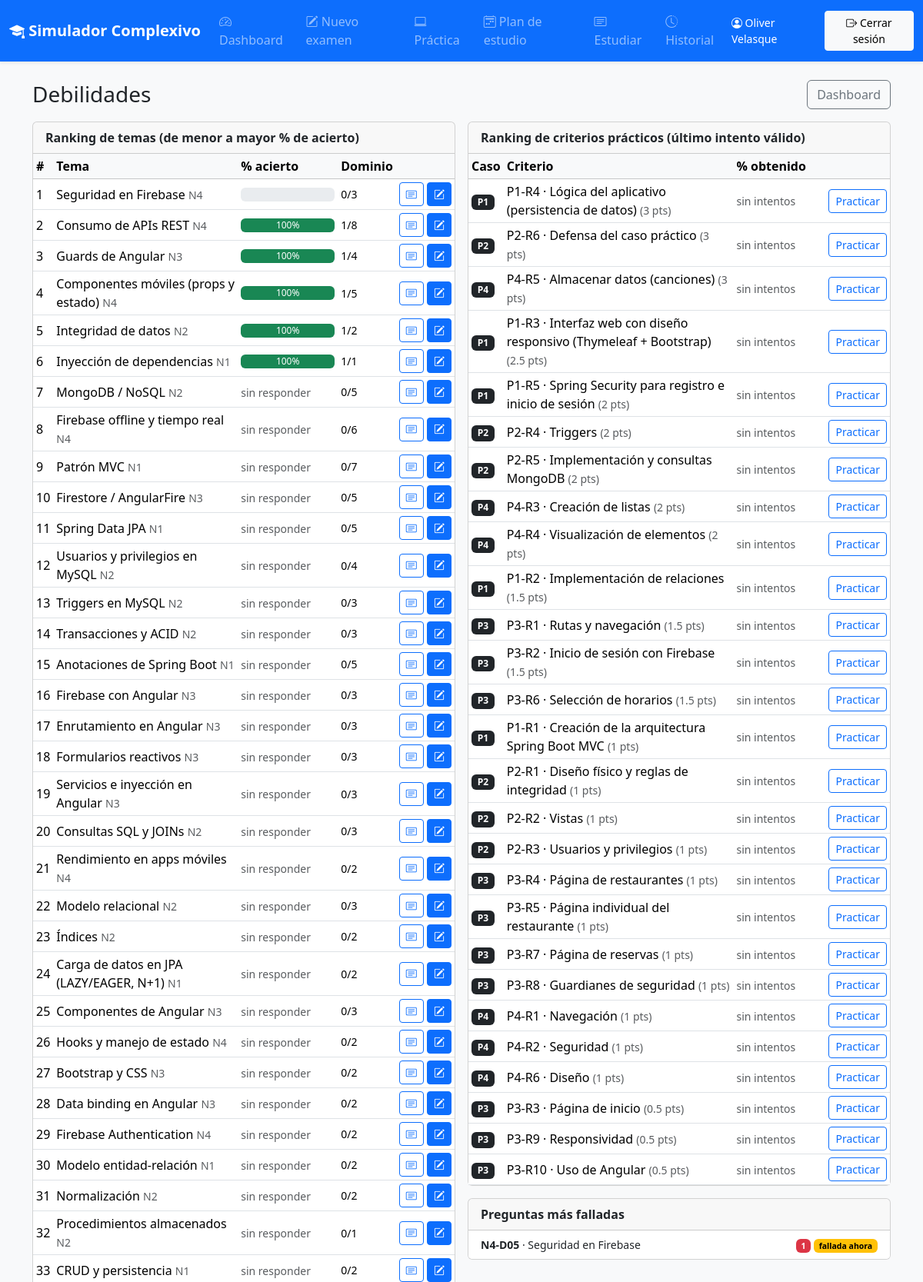
Page /dashboard/debilidades (signed in, upper part) on the committed database.
### models.py (models this page shows, shortened)
class Usuario(UserMixin, db.Model):
    __tablename__ = "usuarios"
    id = db.Column(db.Integer, primary_key=True)
    nombre_completo = db.Column(db.String(120), nullable=False)
    email = db.Column(db.String(120), unique=True, index=True, nullable=False)
    password_hash = db.Column(db.String(255), nullable=False)
    fecha_registro = db.Column(db.DateTime, default=ahora, nullable=False)
    intentos = db.relationship("Intento", back_populates="usuario", cascade="all, delete-orphan")
    intentos_practicos = db.relationship(
        "IntentoPractico", back_populates="usuario", cascade="all, delete-orphan"
    )
    repasos_defensa = db.relationship(
        "RepasoDefensa", back_populates="usuario", cascade="all, delete-orphan"
    )
    repasos_tarjeta = db.relationship(
        "RepasoTarjeta", back_populates="usuario", cascade="all, delete-orphan"
    )
    planes = db.relationship("PlanEstudio", back_populates="usuario", cascade="all, delete-orphan")
    veredictos = db.relationship(
        "VeredictoDiario", back_populates="usuario", cascade="all, delete-orphan"
    )
    @property
    def plan_activo(self):
        return PlanEstudio.query.filter_by(usuario_id=self.id, activo=True).first()

class Pregunta(db.Model):
    __tablename__ = "preguntas"
    id = db.Column(db.Integer, primary_key=True)
    codigo = db.Column(db.String(20), unique=True, nullable=False)
    nucleo = db.Column(db.Integer, nullable=False, index=True)
    nivel = db.Column(db.String(10), nullable=False, index=True)
    tema = db.Column(db.String(80), nullable=False)
    tema_slug = db.Column(db.String(100), nullable=False, index=True)
    enunciado = db.Column(db.Text, nullable=False)
    opciones = db.Column(db.JSON, nullable=False)
    correcta = db.Column(db.Integer, nullable=False)

class CasoPractico(db.Model):
    __tablename__ = "casos_practicos"
    id = db.Column(db.Integer, primary_key=True)
    codigo = db.Column(db.String(5), unique=True, nullable=False)
    nucleo = db.Column(db.Integer, nullable=False)
    titulo = db.Column(db.String(200), nullable=False)
    tecnologia = db.Column(db.String(300), nullable=False)
    tiempo_sugerido_min = db.Column(db.Integer, nullable=False)
    enunciado = db.Column(db.Text, nullable=False)
    rubrica = db.Column(db.JSON, nullable=False)
    defensa = db.Column(db.JSON, nullable=False)
    ambiguedades = db.Column(db.JSON, nullable=False)
    recursos = db.Column(db.JSON, nullable=False)

### blueprints/dashboard.py (the view)
@bp.route("/debilidades")
@login_required
def debilidades():
    params = estadisticas.parametros_examen(current_user)
    resumen = estadisticas.resumen_teoria(current_user.id)
    filas_casos = srv_practica.resumen_casos(current_user.id, params["nota_minima"])
    return render_template(
        "dashboard/debilidades.html",
        temas=resumen.temas_mas_debiles(limite=None),
        criterios=srv_practica.criterios_mas_debiles(filas_casos, incluir_sin_datos=True),
        ranking=resumen.ranking_fallos(),
        nota_pie=estadisticas.NOTA_PIE_PORCENTAJES,
        nombres_nucleo=config.NOMBRES_NUCLEO,
    )

### app.py (called while the page is built)
def _registrar_contexto(app):
    from blueprints.plan import ETIQUETAS_FASE, ETIQUETAS_TIPO
    @app.context_processor
    def contexto_global():
        return {
            "cfg": config,
            "etiquetas_fase": ETIQUETAS_FASE,
            "etiquetas_tipo": ETIQUETAS_TIPO,
            "anio_actual": date.today().year,
        }

### models.py (called while the page is built)
@login_manager.user_loader
def cargar_usuario(user_id):
    return db.session.get(Usuario, int(user_id))

### servicios/estadisticas.py (called while the page is built, shortened)
def parametros_examen(usuario):
    plan = usuario.plan_activo if usuario is not None else None
    fecha = None
    if config.FECHA_EXAMEN:
        try:
            fecha = date.fromisoformat(config.FECHA_EXAMEN)
        except ValueError:
            fecha = None
    return {
        "nota_minima": config.NOTA_MINIMA_APROBACION,
        "peso_teoria": config.PESO_TEORIA,
        "peso_practica": config.PESO_PRACTICA,
        "fecha_examen": fecha,
        "plan": None,
    }

def historial_respuestas(usuario_id):
    filas = (
        db.session.query(
            Respuesta.pregunta_id,
            Respuesta.opcion_elegida,
            Respuesta.es_correcta,
            Respuesta.intento_id,
            Intento.fecha_fin,
        )
        .join(Intento, Respuesta.intento_id == Intento.id)
        .filter(Intento.usuario_id == usuario_id, Intento.completado.is_(True))
        .order_by(Intento.fecha_fin.desc(), Intento.id.desc())
        .all()
    )
    historial = defaultdict(list)
    for fila in filas:
        historial[fila.pregunta_id].append(fila)
    return historial

def _estado_desde_historial(filas):
    estado = EstadoPregunta()
    if not filas:
        return estado
    ultima = filas[0]
    if ultima.opcion_elegida is None:
        estado.ultima = "blanco"
    else:
        estado.ultima = "correcta" if ultima.es_correcta else "incorrecta"
    for fila in filas:
        if fila.opcion_elegida is None:
            continue
        estado.respondidas += 1
        if fila.es_correcta:
            estado.aciertos += 1
        else:
            estado.fallos += 1
    estado.respondida = estado.respondidas > 0
    estado.dominada_estable = len(filas) >= 2 and all(
        f.opcion_elegida is not None and f.es_correcta for f in filas[:2]
    )
    return estado

def peso_pregunta(pregunta):
    return config.FACTOR_NIVEL.get(pregunta.nivel, 1.0) * config.FACTOR_NUCLEO.get(pregunta.nucleo, 1.0)

    @property
    def fallada(self):
        return self.ultima == "incorrecta"

### templates/dashboard/debilidades.html (shortened to what this page needs)
{% extends "base.html" %}
{% from "_macros.html" import barra %}
{% block contenido %}
<div class="d-flex justify-content-between align-items-center mb-3">
  <h1 class="h3 mb-0">Debilidades</h1>
  <a class="btn btn-outline-secondary" href="{{ url_for('dashboard.index') }}">Dashboard</a>
</div>
<div class="row g-3">
  <div class="col-12 col-xl-6">
    <div class="card mb-3">
      <div class="card-header fw-semibold">Ranking de temas (de menor a mayor % de acierto)</div>
      <div class="table-responsive">
        <table class="table table-sm align-middle mb-0">
          <thead class="table-light"><tr><th>#</th><th>Tema</th><th style="min-width: 130px">% acierto</th><th>Dominio</th><th></th></tr></thead>
          <tbody>
            {% for t in temas %}
            <tr>
              <td>{{ loop.index }}</td>
              <td>{{ t.nombre }} <small class="text-muted">N{{ t.nucleo }}</small></td>
              <td>{% if t.pct is none %}<span class="small text-muted">sin responder</span>{% else %}{{ barra(t.pct, "success" if t.pct >= 70 else ("warning" if t.pct >= 50 else "danger")) }}{% endif %}</td>
              <td class="small">{{ t.dominadas }}/{{ t.total }}</td>
              <td class="text-end text-nowrap">
                <a class="btn btn-sm btn-outline-primary" href="{{ url_for('estudio.tema', slug=t.slug) }}" title="Estudiar tarjetas"><i class="bi bi-card-text"></i></a>
                <a class="btn btn-sm btn-primary" href="{{ url_for('examen.configurar', modo='tema', tema=t.slug) }}" title="Practicar tema"><i class="bi bi-pencil-square"></i></a>
              </td>
            </tr>
            {% endfor %}
          </tbody>
        </table>
      </div>
    </div>
  </div>
  <div class="col-12 col-xl-6">
    <div class="card mb-3">
      <div class="card-header fw-semibold">Ranking de criterios prácticos (último intento válido)</div>
      <div class="table-responsive">
        <table class="table table-sm align-middle mb-0">
          <thead class="table-light"><tr><th>Caso</th><th>Criterio</th><th style="min-width: 120px">% obtenido</th><th></th></tr></thead>
          <tbody>
            {% for caso, criterio, pct in criterios %}
            <tr>
              <td><span class="badge text-bg-dark">{{ caso.codigo }}</span></td>
              <td>{{ criterio.id }} · {{ criterio.criterio }} <small class="text-muted">({{ "%g"|format(criterio.puntaje) }} pts)</small></td>
              <td>{% if pct is none %}<span class="small text-muted">sin intentos</span>{% else %}{{ barra(pct, "success" if pct >= 70 else ("warning" if pct >= 50 else "danger")) }}{% endif %}</td>
              <td class="text-end"><a class="btn btn-sm btn-outline-primary text-nowrap" href="{{ url_for('practica.caso', codigo=caso.codigo, criterio=criterio.id) }}">Practicar</a></td>
            </tr>
            {% endfor %}
          </tbody>
        </table>
      </div>
    </div>
    <div class="card mb-3">
      <div class="card-header fw-semibold">Preguntas más falladas</div>
      {% if ranking %}
      <ul class="list-group list-group-flush small">
        {% for p, e in ranking %}
        <li class="list-group-item d-flex justify-content-between gap-2">
          <span><strong>{{ p.codigo }}</strong> · {{ p.tema }}</span>
          <span class="text-nowrap"><span class="badge text-bg-danger">{{ e.fallos }}</span>
            {% if e.fallada %}<span class="badge text-bg-warning">fallada ahora</span>{% else %}<span class="badge text-bg-success">ya acertada</span>{% endif %}</span>
        </li>
        {% endfor %}
      </ul>
      {% else %}<div class="card-body small text-muted">Sin fallos registrados.</div>{% endif %}
    </div>
  </div>
</div>
{% endblock %}

### templates/base.html (shortened to what this page needs)
<!doctype html>
<html lang="es" data-bs-theme="light">
<head>
  <link rel="stylesheet" href="https://cdn.jsdelivr.net/npm/bootstrap@5.3.3/dist/css/bootstrap.min.css">
  <link rel="stylesheet" href="https://cdn.jsdelivr.net/npm/bootstrap-icons@1.11.3/font/bootstrap-icons.min.css">
  <link rel="stylesheet" href="{{ url_for('static', filename='css/estilos.css') }}">
</head>
<body class="d-flex flex-column min-vh-100 bg-body-tertiary">
<nav class="navbar navbar-expand-lg navbar-dark bg-primary shadow-sm sticky-top">
  <div class="container-fluid">
    <a class="navbar-brand fw-semibold" href="{{ url_for('inicio') }}"><i class="bi bi-mortarboard-fill"></i> Simulador Complexivo</a>
    {% if current_user.is_authenticated %}
    <div class="collapse navbar-collapse" id="menu-principal">
      {% set ruta = request.endpoint or "" %}
      <ul class="navbar-nav me-auto">
        <li class="nav-item"><a class="nav-link {% if ruta.startswith('dashboard.index') %}active{% endif %}" href="{{ url_for('dashboard.index') }}"><i class="bi bi-speedometer2"></i> Dashboard</a></li>
        <li class="nav-item"><a class="nav-link {% if ruta.startswith('examen.') %}active{% endif %}" href="{{ url_for('examen.configurar') }}"><i class="bi bi-pencil-square"></i> Nuevo examen</a></li>
        <li class="nav-item"><a class="nav-link {% if ruta.startswith('practica.') %}active{% endif %}" href="{{ url_for('practica.index') }}"><i class="bi bi-laptop"></i> Práctica</a></li>
        <li class="nav-item"><a class="nav-link {% if ruta.startswith('plan.') %}active{% endif %}" href="{{ url_for('plan.index') }}"><i class="bi bi-calendar2-week"></i> Plan de estudio</a></li>
        <li class="nav-item"><a class="nav-link {% if ruta.startswith('estudio.') %}active{% endif %}" href="{{ url_for('estudio.index') }}"><i class="bi bi-card-text"></i> Estudiar</a></li>
        <li class="nav-item"><a class="nav-link {% if ruta == 'dashboard.historial' %}active{% endif %}" href="{{ url_for('dashboard.historial') }}"><i class="bi bi-clock-history"></i> Historial</a></li>
      </ul>
      <div class="d-flex align-items-center gap-2">
        <span class="navbar-text text-white small"><i class="bi bi-person-circle"></i> {{ current_user.nombre_completo }}</span>
        <form method="post" action="{{ url_for('auth.logout') }}" class="m-0">
          <button type="submit" class="btn btn-sm btn-light" id="btn-cerrar-sesion"><i class="bi bi-box-arrow-right"></i> Cerrar sesión</button>
        </form>
      </div>
    </div>
    {% else %}
    <div class="d-flex gap-2">
      <a class="btn btn-sm btn-outline-light" href="{{ url_for('auth.login') }}">Iniciar sesión</a>
      <a class="btn btn-sm btn-light" href="{{ url_for('auth.registro') }}">Registrarse</a>
    </div>
    {% endif %}
  </div>
</nav>
<main class="container-lg py-4 flex-grow-1">
  {% block contenido %}{% endblock %}
</main>
</body>
</html>

### templates/_macros.html (shortened to what this page needs)
{% macro barra(pct, color="primary", alto=18, etiqueta=true) %}
  <div class="progress" role="progressbar" style="height: {{ alto }}px"
       aria-valuenow="{{ pct or 0 }}" aria-valuemin="0" aria-valuemax="100">
    <div class="progress-bar bg-{{ color }}" style="width: {{ pct or 0 }}%">
      {% if etiqueta and pct is not none %}{{ "%.0f"|format(pct) }}%{% endif %}
    </div>
  </div>
{% endmacro %}

### rows in the picture
Usuario: nombre_completo "Oliver Velasque"
Pregunta: nombre "Seguridad en Firebase", nucleo "4", {{ alto }} 18 (drawn), dominadas "0", total "3"
Pregunta: nombre "Consumo de APIs REST", nucleo "4", {{ alto }} 18 (drawn), {{ pct or 0 }} 100.0 (drawn), pct "100", dominadas "1", total "8"
Pregunta: nombre "Guards de Angular", nucleo "3", {{ alto }} 18 (drawn), {{ pct or 0 }} 100.0 (drawn), pct "100", dominadas "1", total "4"
Pregunta: nombre "Componentes móviles (props y estado)", nucleo "4", {{ alto }} 18 (drawn), {{ pct or 0 }} 100.0 (drawn), pct "100", dominadas "1", total "5"
Pregunta: nombre "Integridad de datos", nucleo "2", {{ alto }} 18 (drawn), {{ pct or 0 }} 100.0 (drawn), pct "100", dominadas "1", total "2"
Pregunta: nombre "Inyección de dependencias", nucleo "1", {{ alto }} 18 (drawn), {{ pct or 0 }} 100.0 (drawn), pct "100", dominadas "1", total "1"
Pregunta: nombre "MongoDB / NoSQL", nucleo "2", shows "sin responder", dominadas "0", total "5"
Pregunta: nombre "Firebase offline y tiempo real", nucleo "4", shows "sin responder", dominadas "0", total "6"
Pregunta: nombre "Patrón MVC", nucleo "1", shows "sin responder", dominadas "0", total "7"
Pregunta: nombre "Firestore / AngularFire", nucleo "3", shows "sin responder", dominadas "0", total "5"
Pregunta: nombre "Spring Data JPA", nucleo "1", shows "sin responder", dominadas "0", total "5"
Pregunta: nombre "Usuarios y privilegios en MySQL", nucleo "2", shows "sin responder", dominadas "0", total "4"
Pregunta: nombre "Triggers en MySQL", nucleo "2", shows "sin responder", dominadas "0", total "3"
Pregunta: nombre "Transacciones y ACID", nucleo "2", shows "sin responder", dominadas "0", total "3"
Pregunta: nombre "Anotaciones de Spring Boot", nucleo "1", shows "sin responder", dominadas "0", total "5"
Pregunta: nombre "Firebase con Angular", nucleo "3", shows "sin responder", dominadas "0", total "3"
Pregunta: nombre "Enrutamiento en Angular", nucleo "3", shows "sin responder", dominadas "0", total "3"
Pregunta: nombre "Formularios reactivos", nucleo "3", shows "sin responder", dominadas "0", total "3"
Pregunta: nombre "Servicios e inyección en Angular", nucleo "3", shows "sin responder", dominadas "0", total "3"
Pregunta: nombre "Consultas SQL y JOINs", nucleo "2", shows "sin responder", dominadas "0", total "3"
Pregunta: nombre "Rendimiento en apps móviles", nucleo "4", shows "sin responder", dominadas "0", total "2"
Pregunta: nombre "Modelo relacional", nucleo "2", shows "sin responder", dominadas "0", total "3"
Pregunta: nombre "Índices", nucleo "2", shows "sin responder", dominadas "0", total "2"
Pregunta: nombre "Carga de datos en JPA (LAZY/EAGER, N+1)", nucleo "1", shows "sin responder", dominadas "0", total "2"
Pregunta: nombre "Componentes de Angular", nucleo "3", shows "sin responder", dominadas "0", total "3"
Pregunta: nombre "Hooks y manejo de estado", nucleo "4", shows "sin responder", dominadas "0", total "2"
Pregunta: nombre "Bootstrap y CSS", nucleo "3", shows "sin responder", dominadas "0", total "2"
Pregunta: nombre "Data binding en Angular", nucleo "3", shows "sin responder", dominadas "0", total "2"
Pregunta: nombre "Firebase Authentication", nucleo "4", shows "sin responder", dominadas "0", total "2"
Pregunta: nombre "Modelo entidad-relación", nucleo "1", shows "sin responder", dominadas "0", total "2"
Pregunta: nombre "Normalización", nucleo "2", shows "sin responder", dominadas "0", total "2"
Pregunta: nombre "Procedimientos almacenados", nucleo "2", shows "sin responder", dominadas "0", total "1"
Pregunta: nombre "CRUD y persistencia", nucleo "1", shows "sin responder", dominadas "0", total "2"
CasoPractico: codigo "P1", id "P1-R4", criterio "Lógica del aplicativo (persistencia de datos)", puntaje "3", id "P1-R3", criterio "Interfaz web con diseño responsivo (Thymeleaf + Bootstrap)", puntaje "2.5", id "P1-R5", criterio "Spring Security para registro e inicio de sesión", puntaje "2", id "P1-R2", criterio "Implementación de relaciones", puntaje "1.5", id "P1-R1", criterio "Creación de la arquitectura Spring Boot MVC", puntaje "1"
CasoPractico: codigo "P2", id "P2-R6", criterio "Defensa del caso práctico", puntaje "3", id "P2-R4", criterio "Triggers", puntaje "2", id "P2-R5", criterio "Implementación y consultas MongoDB", id "P2-R1", criterio "Diseño físico y reglas de integridad", puntaje "1", id "P2-R2", criterio "Vistas", id "P2-R3", criterio "Usuarios y privilegios"
CasoPractico: codigo "P4", id "P4-R5", criterio "Almacenar datos (canciones)", puntaje "3", id "P4-R3", criterio "Creación de listas", puntaje "2", id "P4-R4", criterio "Visualización de elementos", id "P4-R1", criterio "Navegación", puntaje "1", id "P4-R2", criterio "Seguridad", id "P4-R6", criterio "Diseño"
CasoPractico: codigo "P3", id "P3-R1", criterio "Rutas y navegación", puntaje "1.5", id "P3-R2", criterio "Inicio de sesión con Firebase", id "P3-R6", criterio "Selección de horarios", id "P3-R4", criterio "Página de restaurantes", puntaje "1", id "P3-R5", criterio "Página individual del restaurante", id "P3-R7", criterio "Página de reservas", id "P3-R8", criterio "Guardianes de seguridad", id "P3-R3", criterio "Página de inicio", puntaje "0.5", id "P3-R9", criterio "Responsividad", id "P3-R10", criterio "Uso de Angular"
Pregunta: codigo "N4-D05", tema "Seguridad en Firebase", fallos "1"
